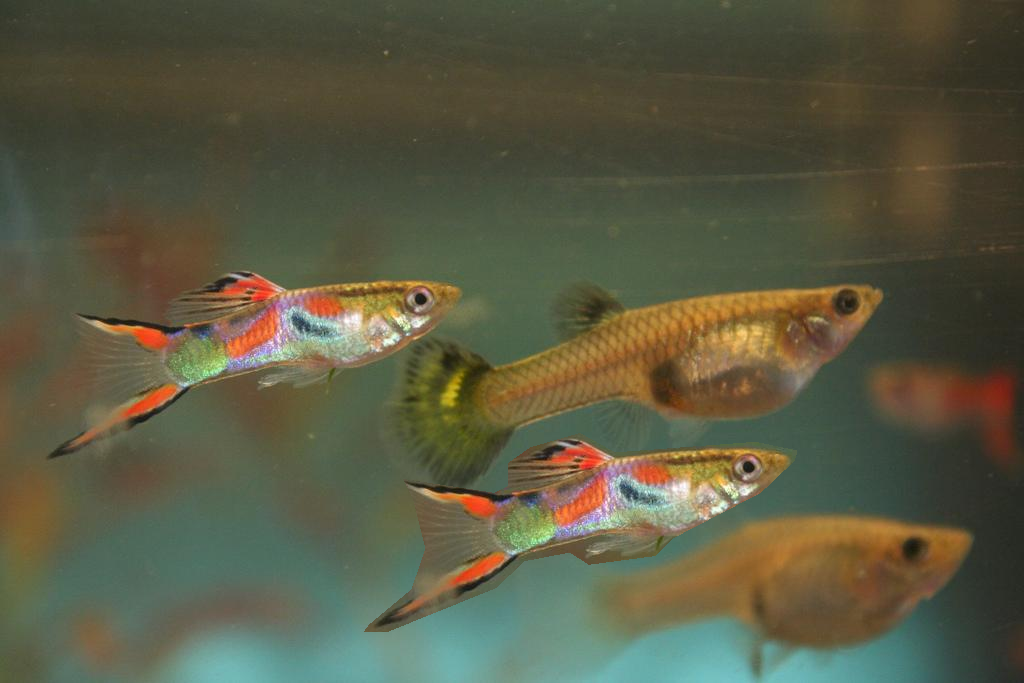
#> input picture 123.bmp, 1024 x 683 px
$ python sobel_and_laplacian.py --image 123.bmp   (older library calls are emulated)
#> lines starting #> are read from the running program, lines starting #| are printed output that depends on the picture
import numpy as np
import argparse
import cv2

ap = argparse.ArgumentParser()
ap.add_argument("-i","--image",required=True,help = "Path to the image")
args = vars(ap.parse_args())

image = cv2.imread(args["image"])
#> image is the input picture: shape (683, 1024, 3); mean B, G, R 67.2, 89.9, 90.2
image = cv2.cvtColor(image, cv2.COLOR_BGR2GRAY)
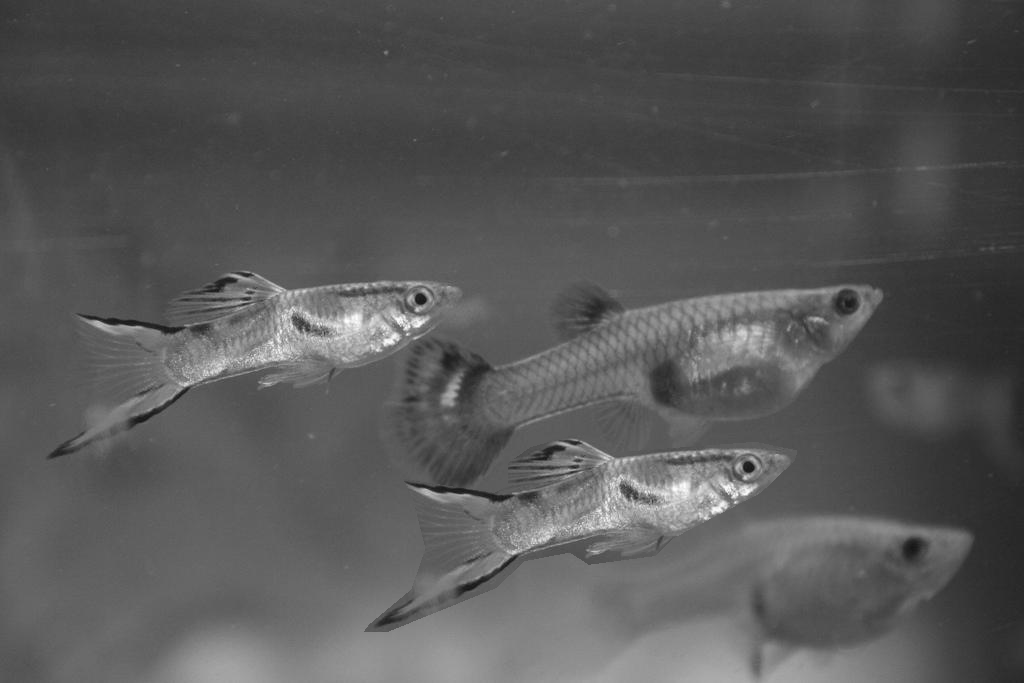
#> image: shape (683, 1024); min 20, max 254, mean 87.4
cv2.imshow("Original",image)
cv2.waitKey(0)

lap = cv2.Laplacian(image, cv2.CV_64F)
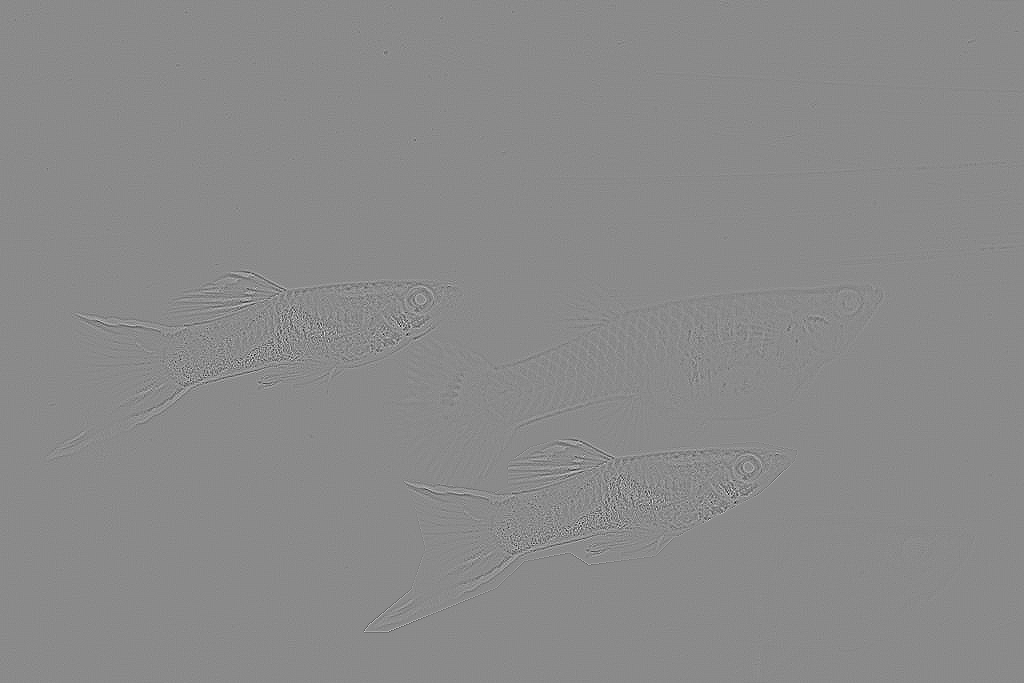
#> lap: shape (683, 1024) float64; min -210, max 177, mean 0; drawn with min black and max white
lap = np.uint8(np.absolute(lap))
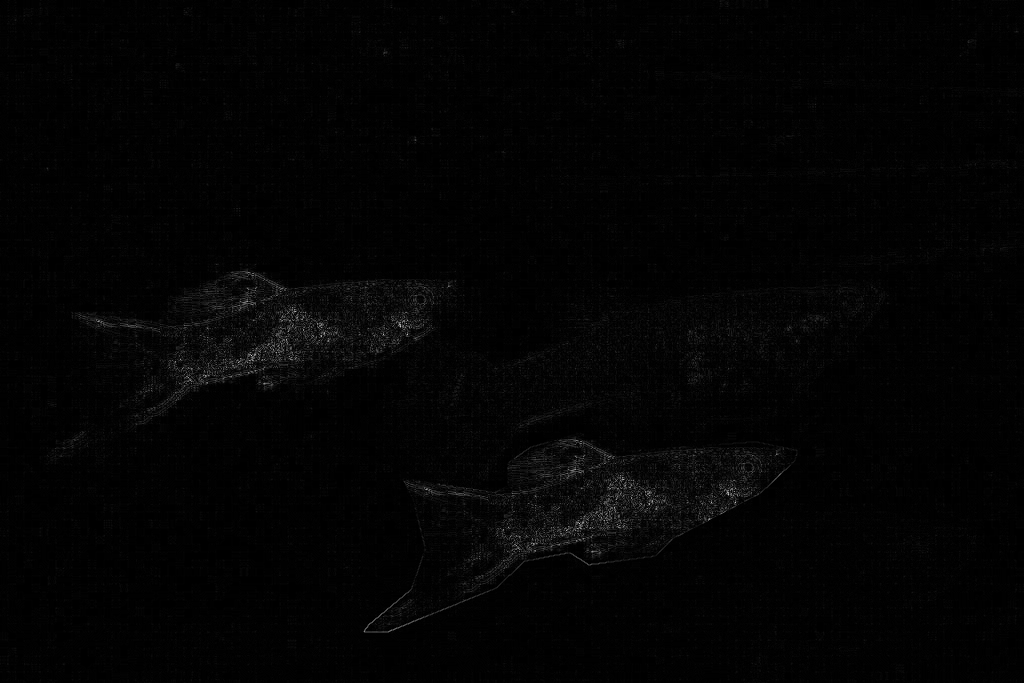
#> lap: shape (683, 1024); min 0, max 210, mean 3.3
cv2.imshow("Laplacian",lap)
cv2.waitKey(0)

sobelX = cv2.Sobel(image,cv2.CV_64F,1,0)
sobelY = cv2.Sobel(image,cv2.CV_64F,0,1)
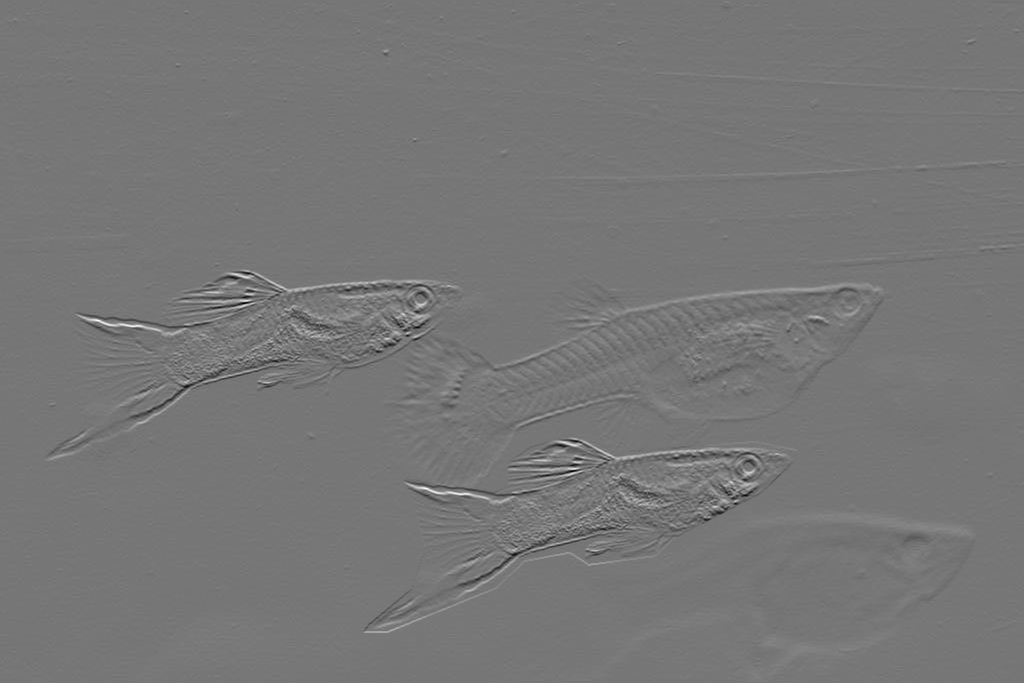
#> sobelY: shape (683, 1024) float64; min -486, max 556, mean 0.7; drawn with min black and max white

sobelX = np.uint8(np.absolute(sobelX))
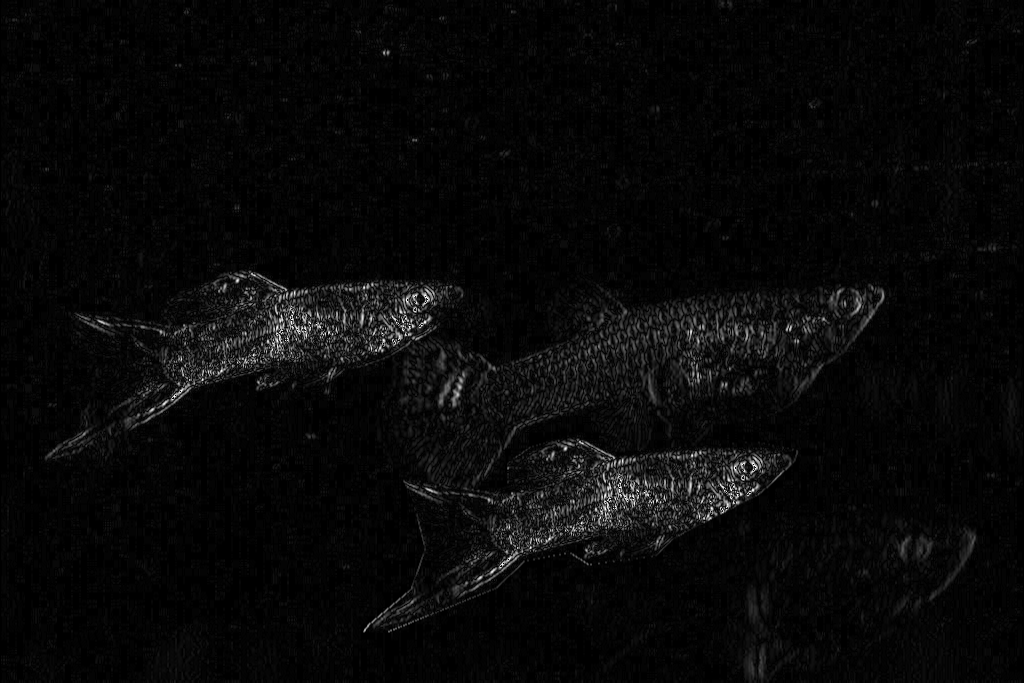
#> sobelX: shape (683, 1024); min 0, max 255, mean 8.5
sobelY = np.uint8(np.absolute(sobelY))

sobelCombined = cv2.bitwise_or(sobelX,sobelY)
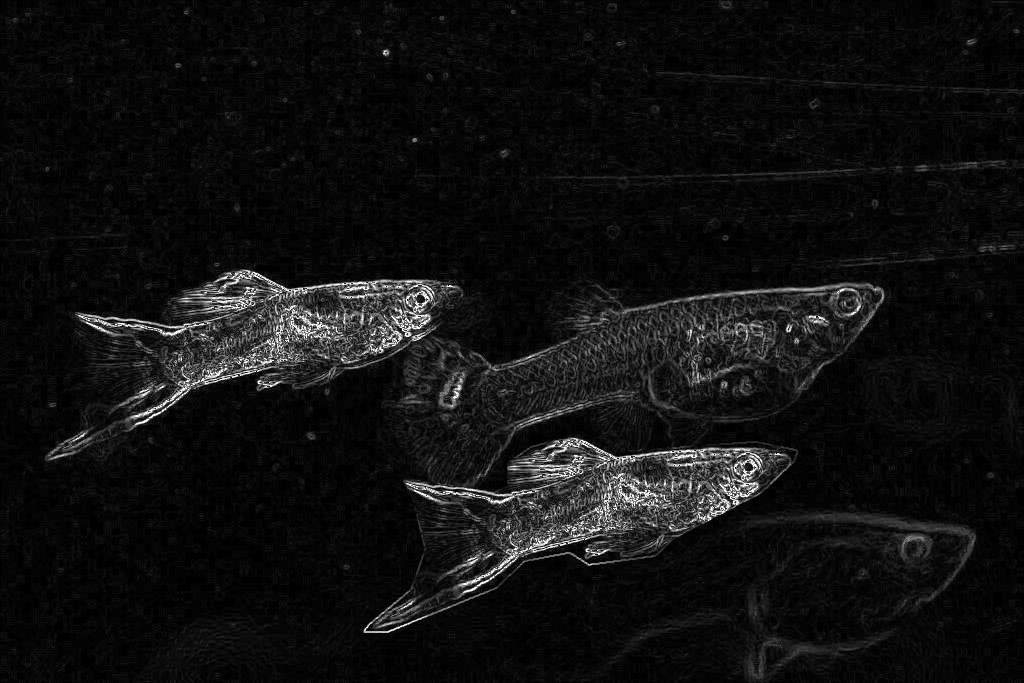
#> sobelCombined: shape (683, 1024); min 0, max 255, mean 16.5

cv2.imshow("Sobel X", sobelX)
#> (the run stopped early here; a loop or call above may not have finished)
